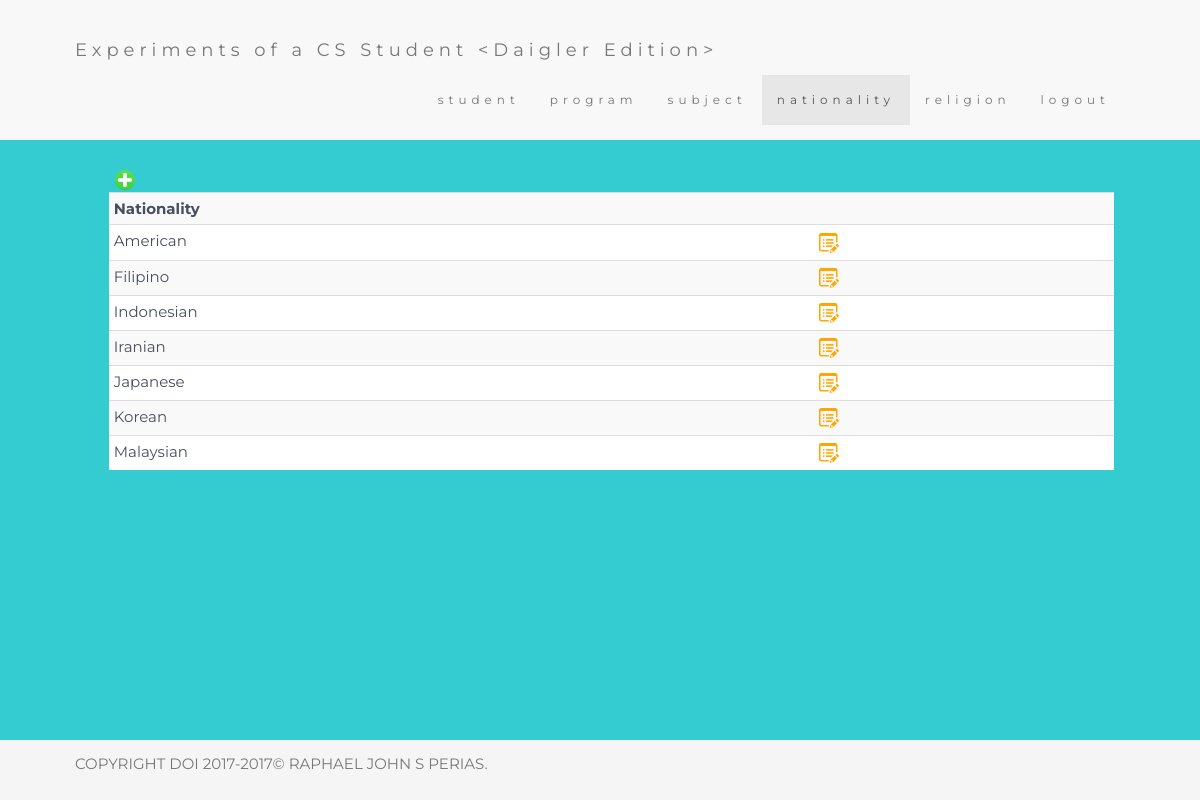
The app's page /Pages/nationality.php (signed in) with its own data.
### tables this page shows
CREATE TABLE `nationality` (
  `name` varchar(60) DEFAULT NULL,
  `id` int(11) NOT NULL
);

### Pages/connecter.php (the view, shortened to what this page needs)
<?php
$link = mysqli_connect('localhost', 'encoder', 'encoder', 'school');
function editJS($result)
{
    $result = "['" . implode("', '", array_keys($result)) . "']";
    return false;
}
function checkEditPermissions($tableName, $switcher)
{
    $permissions = $_SESSION['permit' . $tableName];
    return (bool)$permissions[$switcher];
}
function addingPermissions($tableName)
{
    if (checkEditPermissions($tableName, 1))
        echo '<button type="button" class="btn-xs btn btn-link col-md-offset-1" data-toggle="modal" data-target="#exampleModal" data-whatever="@mdo"><img src="Images/add.png"></button>';
}
function laziness($table, $tableName)
{
    if (checkEditPermissions($tableName, 0)) {
        global $link;
        $query = 'SELECT ' . $table;
        $result = mysqli_query($link, $query);
        while ($row = mysqli_fetch_array($result, MYSQL_ASSOC)) {
            echo '<tr>';
            foreach (array_keys($row) as $paramName) {
                echo '<td id="' . $paramName . $row['id'] . '"';
                if ($paramName == 'id' || $paramName == 'pword')
                    echo ' class="hide"';
                echo '>' . $row[$paramName] . '</td>';
            }
            if (checkEditPermissions($tableName, 2))
                echo '<td><button class="btn-xs btn btn-link" onclick=edit(' . $row['id'] . ')><img src="Images/edit.png"></button></td>';
            echo '</tr>';
        }
    }
}
function headerMaker($page)
{
    foreach (array('student',
                 'program',
                 'subject',
                 'nationality',
                 'religion',
                 'grade',
                 'account') as $tables) {
        if (checkEditPermissions($tables, 0)) {
            echo '<li';
            if ($tables == $page)
                echo ' class="active"';
            echo '><a href="' . $tables . '">' . $tables . '</a></li>';
        }
    }
    echo '<li><a href="logout.php">logout</a></li>';
}

### Pages/nationality.php (shortened to what this page needs)
<?php
if (array_key_exists('uname', $_SESSION)) {
    include_once "connecter.php";
}
else {
    header('Location: login.php?login=false');
}
?>
<!DOCTYPE html>
<html>
<head>
    <link rel="stylesheet" href="3.3.7/css/bootstrap.min.css">
    <link rel="stylesheet" href="3.3.7/css/rjstrap.css">
</head>
<body>
<nav class="navbar navbar-default" id="myPage">
    <div class="container">
        <div class="navbar-header">
            <a class="navbar-brand" href="student.php">Experiments of a CS Student &lt;Daigler Edition&gt;</a>
        </div>
        <div class="collapse navbar-collapse" id="myNavbar">
            <ul class="nav navbar-nav navbar-right">
                <?php headerMaker('nationality'); ?>
            </ul>
        </div>
    </div>
</nav>
<div class="container-fluid bg-1">
    <div class="container row">
        <?php addingPermissions('nationality'); ?>
        <table class="table table-striped table-hover table-condensed col-md-offset-1" id="mainTable">
            <tr>
                <th>
                    Nationality
                </th>
                <th>
                </th>
            </tr>
            <?php
            laziness('* from nationality ORDER BY name', 'nationality');
            ?>
        </table>
    </div>
</div>
<footer class="footer">
    <div class="container">
        <p class="text-muted">COPYRIGHT DOI 2017-2017© RAPHAEL JOHN S PERIAS.</p>
    </div>
</footer>
</body>
</html>

### Pages/3.3.7/css/rjstrap.css (style rules this page uses)
img { width: 20px; height: 20px; }
.container { padding-top: 10px; width: 90% }
.navbar { padding-top: 15px; padding-bottom: 15px; border: 0; border-radius: 0; margin-bottom: 0; font-size: 12px; letter-spacing: 5px; }
body { font: 400 15px "Montserrat", sans-serif; line-height: 1.8; background-color: #34cbd1; }
.bg-1 { color: #ffffff; padding: 15px 25px; }
.table { color: #474e5d; background-color: #ffffff; }
.footer { position: absolute; bottom: 0; width: 100%; height: 60px; background-color: #f5f5f5; }

### records on screen
nationality: name "American"
nationality: name "Filipino"
nationality: name "Indonesian"
nationality: name "Iranian"
nationality: name "Japanese"
nationality: name "Korean"
nationality: name "Malaysian"

### other values on screen
$tables "student"
$tables "program"
$tables "subject"
$tables "nationality"
$tables "religion"
